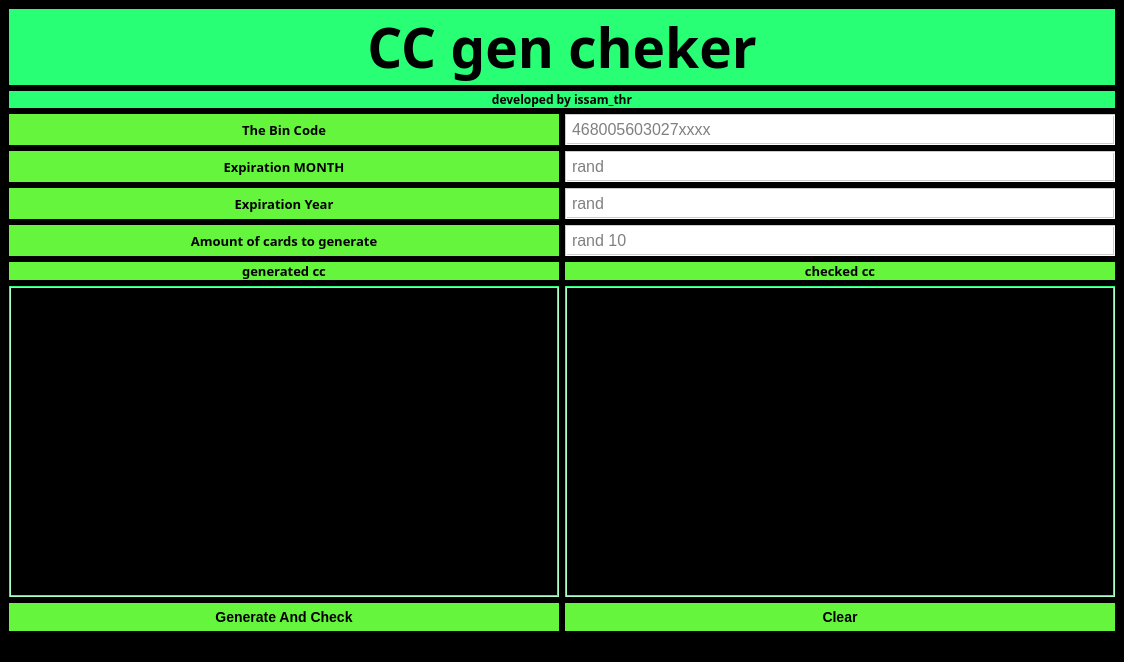
<?xml version="1.0" encoding="UTF-8"?>
<ui version="4.0">
 <class>MainWindow</class>
 <widget class="QMainWindow" name="MainWindow">
  <property name="enabled">
   <bool>true</bool>
  </property>
  <property name="geometry">
   <rect>
    <x>0</x>
    <y>0</y>
    <width>1124</width>
    <height>662</height>
   </rect>
  </property>
  <property name="windowTitle">
   <string>CC Gen Checker</string>
  </property>
  <property name="styleSheet">
   <string notr="true">background-color:#000000;</string>
  </property>
  <widget class="QWidget" name="centralwidget">
   <layout class="QVBoxLayout" name="verticalLayout_2">
    <item>
     <layout class="QVBoxLayout" name="verticalLayout">
      <item>
       <widget class="QLabel" name="label">
        <property name="font">
         <font>
          <family>Heebo</family>
          <pointsize>41</pointsize>
          <weight>75</weight>
          <italic>false</italic>
          <bold>true</bold>
         </font>
        </property>
        <property name="styleSheet">
         <string notr="true">font-family: 'Heebo', sans-serif;
font-size: 2.9375rem;
font-weight: 600;
letter-spacing: 0.075rem;
font-style: normal;
text-transform: uppercase;
color: #000000;
background-color: #29ff74;
border-radius: 1.0625rem;
-webkit-border-radius: 1.0625rem;
-moz-border-radius: 1.0625rem;
padding: 1.0625rem 1.125rem;
border-style: solid;
border-width: 0.375rem;
border-color: #000000;
-webkit-box-shadow: none;
-moz-box-shadow: none;
-box-shadow: none;
</string>
        </property>
        <property name="text">
         <string>CC gen cheker</string>
        </property>
        <property name="alignment">
         <set>Qt::AlignCenter</set>
        </property>
        <property name="margin">
         <number>5</number>
        </property>
        <property name="indent">
         <number>0</number>
        </property>
       </widget>
      </item>
      <item>
       <widget class="QLabel" name="label_6">
        <property name="font">
         <font>
          <family>Heebo</family>
          <pointsize>9</pointsize>
          <weight>75</weight>
          <italic>false</italic>
          <bold>true</bold>
         </font>
        </property>
        <property name="styleSheet">
         <string notr="true">font-family: 'Heebo', sans-serif;
font-size: 2.9375rem;
font-weight: 600;
letter-spacing: 0.075rem;
font-style: normal;
text-transform: uppercase;
color: #000000;
background-color: #29ff74;
border-radius: 1.0625rem;
-webkit-border-radius: 1.0625rem;
-moz-border-radius: 1.0625rem;
padding: 1.0625rem 1.125rem;
border-style: solid;
border-width: 0.375rem;
border-color: #000000;
-webkit-box-shadow: none;
-moz-box-shadow: none;
-box-shadow: none;
</string>
        </property>
        <property name="text">
         <string>developed by issam_thr</string>
        </property>
        <property name="alignment">
         <set>Qt::AlignCenter</set>
        </property>
        <property name="margin">
         <number>3</number>
        </property>
       </widget>
      </item>
      <item>
       <layout class="QHBoxLayout" name="horizontalLayout">
        <item>
         <widget class="QLabel" name="label_2">
          <property name="font">
           <font>
            <family>Poppins</family>
            <pointsize>10</pointsize>
            <weight>87</weight>
            <italic>false</italic>
            <bold>true</bold>
           </font>
          </property>
          <property name="styleSheet">
           <string notr="true">font-family: 'Poppins', sans-serif;
font-size: 0.9375rem;
font-weight: 700;
letter-spacing: 0.045rem;
font-style: normal;
text-transform: uppercase;
color: #000000;
background-color: #65f53d;
border-radius: 0.6875rem;
-webkit-border-radius: 0.6875rem;
-moz-border-radius: 0.6875rem;
padding: 0.4375rem 1.25rem;
border-style: solid;
border-width: 0.1875rem;
border-color: #000000;
-webkit-box-shadow: none;
-moz-box-shadow: none;
-box-shadow: none;</string>
          </property>
          <property name="lineWidth">
           <number>2</number>
          </property>
          <property name="text">
           <string>The Bin Code</string>
          </property>
          <property name="alignment">
           <set>Qt::AlignCenter</set>
          </property>
          <property name="wordWrap">
           <bool>false</bool>
          </property>
          <property name="margin">
           <number>6</number>
          </property>
          <property name="indent">
           <number>2</number>
          </property>
         </widget>
        </item>
        <item>
         <widget class="QLineEdit" name="lineEdit_bin">
          <property name="sizePolicy">
           <sizepolicy hsizetype="Minimum" vsizetype="Fixed">
            <horstretch>0</horstretch>
            <verstretch>0</verstretch>
           </sizepolicy>
          </property>
          <property name="maximumSize">
           <size>
            <width>16777207</width>
            <height>16777215</height>
           </size>
          </property>
          <property name="font">
           <font>
            <pointsize>-1</pointsize>
            <weight>50</weight>
            <bold>false</bold>
           </font>
          </property>
          <property name="styleSheet">
           <string notr="true"> padding: 3px;
     font-size: 16px;
     border-width: 2px;
     border-color: #cccccc;
     background-color: #ffffff;
     color: #000000;
     border-style: groove;
     border-radius: 27px;
     box-shadow: 0px 0px 5px rgba(66,66,66,.75);
     text-shadow: 0px 0px 5px rgba(66,66,66,.75);</string>
          </property>
          <property name="inputMask">
           <string/>
          </property>
          <property name="text">
           <string/>
          </property>
          <property name="echoMode">
           <enum>QLineEdit::Normal</enum>
          </property>
          <property name="alignment">
           <set>Qt::AlignLeading|Qt::AlignLeft|Qt::AlignVCenter</set>
          </property>
          <property name="dragEnabled">
           <bool>false</bool>
          </property>
          <property name="placeholderText">
           <string>468005603027xxxx</string>
          </property>
          <property name="clearButtonEnabled">
           <bool>false</bool>
          </property>
         </widget>
        </item>
       </layout>
      </item>
      <item>
       <layout class="QHBoxLayout" name="horizontalLayout_2">
        <item>
         <widget class="QLabel" name="label_3">
          <property name="font">
           <font>
            <family>Poppins</family>
            <pointsize>10</pointsize>
            <weight>87</weight>
            <italic>false</italic>
            <bold>true</bold>
           </font>
          </property>
          <property name="styleSheet">
           <string notr="true">font-family: 'Poppins', sans-serif;
font-size: 0.9375rem;
font-weight: 700;
letter-spacing: 0.045rem;
font-style: normal;
text-transform: uppercase;
color: #000000;
background-color: #65f53d;
border-radius: 0.6875rem;
-webkit-border-radius: 0.6875rem;
-moz-border-radius: 0.6875rem;
padding: 0.4375rem 1.25rem;
border-style: solid;
border-width: 0.1875rem;
border-color: #000000;
-webkit-box-shadow: none;
-moz-box-shadow: none;
-box-shadow: none;</string>
          </property>
          <property name="text">
           <string>Expiration MONTH</string>
          </property>
          <property name="alignment">
           <set>Qt::AlignCenter</set>
          </property>
          <property name="margin">
           <number>6</number>
          </property>
          <property name="indent">
           <number>10</number>
          </property>
         </widget>
        </item>
        <item>
         <widget class="QLineEdit" name="lineEdit_month">
          <property name="sizePolicy">
           <sizepolicy hsizetype="Minimum" vsizetype="Fixed">
            <horstretch>0</horstretch>
            <verstretch>0</verstretch>
           </sizepolicy>
          </property>
          <property name="styleSheet">
           <string notr="true"> padding: 3px;
     font-size: 16px;
     border-width: 2px;
     border-color: #cccccc;
     background-color: #ffffff;
     color: #000000;
     border-style: groove;
     border-radius: 27px;
     box-shadow: 0px 0px 5px rgba(66,66,66,.75);
     text-shadow: 0px 0px 5px rgba(66,66,66,.75);</string>
          </property>
          <property name="inputMask">
           <string/>
          </property>
          <property name="placeholderText">
           <string>rand</string>
          </property>
         </widget>
        </item>
       </layout>
      </item>
      <item>
       <layout class="QHBoxLayout" name="horizontalLayout_3">
        <item>
         <widget class="QLabel" name="label_4">
          <property name="font">
           <font>
            <family>Poppins</family>
            <pointsize>10</pointsize>
            <weight>87</weight>
            <italic>false</italic>
            <bold>true</bold>
           </font>
          </property>
          <property name="styleSheet">
           <string notr="true">font-family: 'Poppins', sans-serif;
font-size: 0.9375rem;
font-weight: 700;
letter-spacing: 0.045rem;
font-style: normal;
text-transform: uppercase;
color: #000000;
background-color: #65f53d;
border-radius: 0.6875rem;
-webkit-border-radius: 0.6875rem;
-moz-border-radius: 0.6875rem;
padding: 0.4375rem 1.25rem;
border-style: solid;
border-width: 0.1875rem;
border-color: #000000;
-webkit-box-shadow: none;
-moz-box-shadow: none;
-box-shadow: none;</string>
          </property>
          <property name="text">
           <string>Expiration Year</string>
          </property>
          <property name="alignment">
           <set>Qt::AlignCenter</set>
          </property>
          <property name="margin">
           <number>6</number>
          </property>
         </widget>
        </item>
        <item>
         <widget class="QLineEdit" name="lineEdit_year">
          <property name="sizePolicy">
           <sizepolicy hsizetype="Minimum" vsizetype="Fixed">
            <horstretch>0</horstretch>
            <verstretch>0</verstretch>
           </sizepolicy>
          </property>
          <property name="styleSheet">
           <string notr="true"> padding: 3px;
     font-size: 16px;
     border-width: 2px;
     border-color: #cccccc;
     background-color: #ffffff;
     color: #000000;
     border-style: groove;
     border-radius: 27px;
     box-shadow: 0px 0px 5px rgba(66,66,66,.75);
     text-shadow: 0px 0px 5px rgba(66,66,66,.75);</string>
          </property>
          <property name="inputMask">
           <string/>
          </property>
          <property name="placeholderText">
           <string>rand</string>
          </property>
         </widget>
        </item>
       </layout>
      </item>
      <item>
       <layout class="QHBoxLayout" name="horizontalLayout_6">
        <item>
         <widget class="QLabel" name="label_5">
          <property name="font">
           <font>
            <family>Poppins</family>
            <pointsize>10</pointsize>
            <weight>87</weight>
            <italic>false</italic>
            <bold>true</bold>
           </font>
          </property>
          <property name="styleSheet">
           <string notr="true">font-family: 'Poppins', sans-serif;
font-size: 0.9375rem;
font-weight: 700;
letter-spacing: 0.045rem;
font-style: normal;
text-transform: uppercase;
color: #000000;
background-color: #65f53d;
border-radius: 0.6875rem;
-webkit-border-radius: 0.6875rem;
-moz-border-radius: 0.6875rem;
padding: 0.4375rem 1.25rem;
border-style: solid;
border-width: 0.1875rem;
border-color: #000000;
-webkit-box-shadow: none;
-moz-box-shadow: none;
-box-shadow: none;</string>
          </property>
          <property name="text">
           <string>Amount of cards to generate</string>
          </property>
          <property name="alignment">
           <set>Qt::AlignCenter</set>
          </property>
          <property name="margin">
           <number>6</number>
          </property>
          <property name="indent">
           <number>5</number>
          </property>
         </widget>
        </item>
        <item>
         <widget class="QLineEdit" name="lineEdit_amount">
          <property name="sizePolicy">
           <sizepolicy hsizetype="Minimum" vsizetype="Fixed">
            <horstretch>0</horstretch>
            <verstretch>0</verstretch>
           </sizepolicy>
          </property>
          <property name="styleSheet">
           <string notr="true"> padding: 3px;
     font-size: 16px;
     border-width: 2px;
     border-color: #cccccc;
     background-color: #ffffff;
     color: #000000;
     border-style: groove;
     border-radius: 27px;
     box-shadow: 0px 0px 5px rgba(66,66,66,.75);
     text-shadow: 0px 0px 5px rgba(66,66,66,.75);</string>
          </property>
          <property name="inputMask">
           <string/>
          </property>
          <property name="alignment">
           <set>Qt::AlignLeading|Qt::AlignLeft|Qt::AlignVCenter</set>
          </property>
          <property name="placeholderText">
           <string>rand 10</string>
          </property>
         </widget>
        </item>
       </layout>
      </item>
      <item>
       <layout class="QHBoxLayout" name="horizontalLayout_4">
        <item>
         <widget class="QLabel" name="label_8">
          <property name="font">
           <font>
            <family>Poppins</family>
            <pointsize>10</pointsize>
            <weight>87</weight>
            <italic>false</italic>
            <bold>true</bold>
           </font>
          </property>
          <property name="styleSheet">
           <string notr="true">font-family: 'Poppins', sans-serif;
font-size: 0.9375rem;
font-weight: 700;
letter-spacing: 0.045rem;
font-style: normal;
text-transform: uppercase;
color: #000000;
background-color: #65f53d;
border-radius: 0.6875rem;
-webkit-border-radius: 0.6875rem;
-moz-border-radius: 0.6875rem;
padding: 0.4375rem 1.25rem;
border-style: solid;
border-width: 0.1875rem;
border-color: #000000;
-webkit-box-shadow: none;
-moz-box-shadow: none;
-box-shadow: none;</string>
          </property>
          <property name="text">
           <string>generated cc</string>
          </property>
          <property name="alignment">
           <set>Qt::AlignCenter</set>
          </property>
          <property name="margin">
           <number>6</number>
          </property>
          <property name="indent">
           <number>4</number>
          </property>
         </widget>
        </item>
        <item>
         <widget class="QLabel" name="label_7">
          <property name="font">
           <font>
            <family>Poppins</family>
            <pointsize>10</pointsize>
            <weight>87</weight>
            <italic>false</italic>
            <bold>true</bold>
           </font>
          </property>
          <property name="styleSheet">
           <string notr="true">font-family: 'Poppins', sans-serif;
font-size: 0.9375rem;
font-weight: 700;
letter-spacing: 0.045rem;
font-style: normal;
text-transform: uppercase;
color: #000000;
background-color: #65f53d;
border-radius: 0.6875rem;
-webkit-border-radius: 0.6875rem;
-moz-border-radius: 0.6875rem;
padding: 0.4375rem 1.25rem;
border-style: solid;
border-width: 0.1875rem;
border-color: #000000;
-webkit-box-shadow: none;
-moz-box-shadow: none;
-box-shadow: none;</string>
          </property>
          <property name="text">
           <string>checked cc</string>
          </property>
          <property name="alignment">
           <set>Qt::AlignCenter</set>
          </property>
          <property name="margin">
           <number>6</number>
          </property>
         </widget>
        </item>
       </layout>
      </item>
      <item>
       <layout class="QHBoxLayout" name="horizontalLayout_9">
        <item>
         <widget class="QTextEdit" name="textEdit_generated">
          <property name="styleSheet">
           <string notr="true">padding: 3px;
font-size: 16px;
border-width: 2px;
border-color: #29ff74;
background-color: #000000;
color: #ffffff;
border-style: groove;
border-radius: 0px;
box-shadow: 0px 0px 5px rgba(66,66,66,.75);
text-shadow: 0px 0px 5px rgba(66,66,66,.75);</string>
          </property>
          <property name="placeholderText">
           <string/>
          </property>
         </widget>
        </item>
        <item>
         <widget class="QTextEdit" name="textEdit">
          <property name="styleSheet">
           <string notr="true">padding: 3px;
font-size: 16px;
border-width: 2px;
border-color: #29ff74;
background-color: #000000;
color: #ffffff;
border-style: groove;
border-radius: 0px;
box-shadow: 0px 0px 5px rgba(66,66,66,.75);
text-shadow: 0px 0px 5px rgba(66,66,66,.75);</string>
          </property>
         </widget>
        </item>
       </layout>
      </item>
     </layout>
    </item>
    <item>
     <layout class="QHBoxLayout" name="horizontalLayout_5">
      <item>
       <widget class="QPushButton" name="pushButton_generate">
        <property name="styleSheet">
         <string notr="true">.QPushButton {
   background-color: #65f53d;
    border-style: outset;
    border-width: 0px;
    border-radius: 0px;
    color: #000000;
    border-color: beige;
    font: bold 14px;
    min-width: 10em;
    padding: 6px;
}

.QPushButton:hover {
  transition: 1s ease-in-out;
  background: #5cd65c;
}
</string>
        </property>
        <property name="text">
         <string>Generate And Check</string>
        </property>
       </widget>
      </item>
      <item>
       <widget class="QPushButton" name="pushButton">
        <property name="styleSheet">
         <string notr="true">.QPushButton {
   background-color: #65f53d;
    border-style: outset;
    border-width: 0px;
    border-radius: 0px;
    color: #000000;
    border-color: beige;
    font: bold 14px;
    min-width: 10em;
    padding: 6px;
}

.QPushButton:hover {
  transition: 1s ease-in-out;
  background: #5cd65c;
}
</string>
        </property>
        <property name="text">
         <string>Clear</string>
        </property>
       </widget>
      </item>
     </layout>
    </item>
   </layout>
  </widget>
  <widget class="QStatusBar" name="statusbar"/>
 </widget>
 <resources/>
 <connections/>
</ui>
